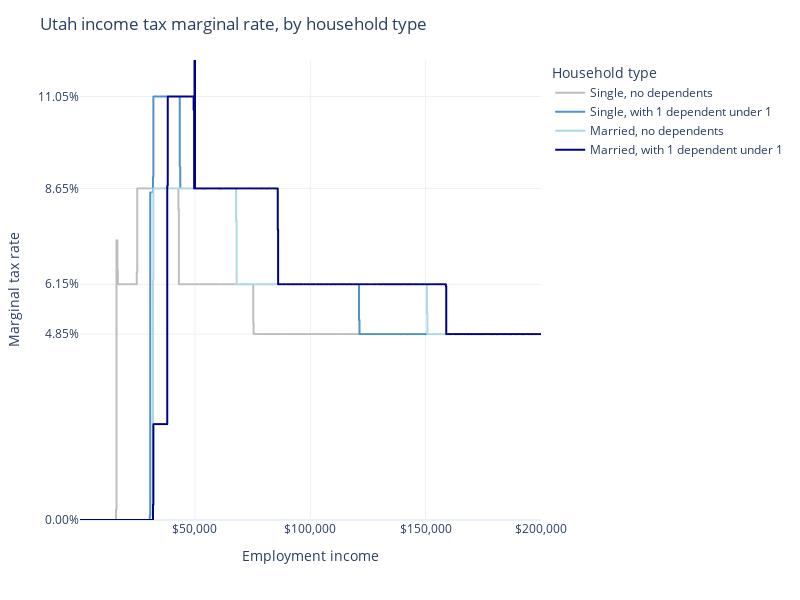

Notebook code cell kept with this figure:
### Markdown cell above
## Marginal tax rates

### Code cell
df = pd.concat(
    [
        pd.DataFrame(
            {
                "Employment income": employment_income[1:],
                "New Hampshire income tax MTR": (
                    (
                        simulation.calculate("nh_income_tax")[1:]
                        - simulation.calculate("nh_income_tax")[:-1]
                    )
                    / (employment_income[1:] - employment_income[:-1])
                ),
                "Household type": household_type,
            }
        )
        for simulation, household_type in [
            (single_no_dependents, "Single, no dependents"),
            (single_with_dependents, "Single, with 1 dependent under 1"),
            (married_no_dependents, "Married, no dependents"),
            (married_with_dependents, "Married, with 1 dependent under 1"),
        ]
    ]
)

fig = px.line(
    df,
    x="Employment income",
    y="Utah income tax MTR",
    color="Household type",
    color_discrete_map={
        "Single, no dependents": GRAY,
        "Single, with 1 dependent under 1": BLUE,
        "Married, no dependents": LIGHT_BLUE,
        "Married, with 1 dependent under 1": DARK_BLUE,
    },
    template="plotly_white",
    line_shape="vh",
).update_layout(
    title="Utah income tax marginal rate, by household type",
    xaxis_title="Employment income",
    yaxis_title="Marginal tax rate",
    xaxis_tickformat="$,.0f",
    yaxis_tickformat=".2%",
    width=800,
    height=600,
    yaxis_range=[0, 0.12],
)
# The y axis should only have markers for 0, 4.85 and 6.15 percent
fig.update_yaxes(tickvals=[0, 0.0485, 0.0615, 0.0865, 0.1105])

### Figure 1 — Plotly figure (JSON) as saved in the notebook; plotly's stock layout.template omitted (floating-point values rounded to 4 significant figures; data arrays with more than 128 entries replaced by an {"elided": "..."} marker saying what was removed)
{"data": [{"hovertemplate": "Household type=Single, no dependents<br>Employment income=%{x}<br>Utah income tax MTR=%{y}<extra></extra>", "legendgroup": "Single, no dependents", "line": {"color": "#BDBDBD", "dash": "solid", "shape": "vh"}, "marker": {"symbol": "circle"}, "mode": "lines", "name": "Single, no dependents", "showlegend": true, "type": "scattergl", "x": {"elided": "999 float values"}, "xaxis": "x", "y": {"elided": "999 float values"}, "yaxis": "y"}, {"hovertemplate": "Household type=Single, with 1 dependent under 1<br>Employment income=%{x}<br>Utah income tax MTR=%{y}<extra></extra>", "legendgroup": "Single, with 1 dependent under 1", "line": {"color": "#5091cc", "dash": "solid", "shape": "vh"}, "marker": {"symbol": "circle"}, "mode": "lines", "name": "Single, with 1 dependent under 1", "showlegend": true, "type": "scattergl", "x": {"elided": "999 float values"}, "xaxis": "x", "y": {"elided": "999 float values"}, "yaxis": "y"}, {"hovertemplate": "Household type=Married, no dependents<br>Employment income=%{x}<br>Utah income tax MTR=%{y}<extra></extra>", "legendgroup": "Married, no dependents", "line": {"color": "lightblue", "dash": "solid", "shape": "vh"}, "marker": {"symbol": "circle"}, "mode": "lines", "name": "Married, no dependents", "showlegend": true, "type": "scattergl", "x": {"elided": "999 float values"}, "xaxis": "x", "y": {"elided": "999 float values"}, "yaxis": "y"}, {"hovertemplate": "Household type=Married, with 1 dependent under 1<br>Employment income=%{x}<br>Utah income tax MTR=%{y}<extra></extra>", "legendgroup": "Married, with 1 dependent under 1", "line": {"color": "darkblue", "dash": "solid", "shape": "vh"}, "marker": {"symbol": "circle"}, "mode": "lines", "name": "Married, with 1 dependent under 1", "showlegend": true, "type": "scattergl", "x": {"elided": "999 float values"}, "xaxis": "x", "y": {"elided": "999 float values"}, "yaxis": "y"}], "layout": {"height": 600, "legend": {"title": {"text": "Household type"}, "tracegroupgap": 0}, "margin": {"t": 60}, "title": {"text": "Utah income tax marginal rate, by household type"}, "width": 800, "xaxis": {"anchor": "y", "domain": [0, 1], "tickformat": "$,.0f", "title": {"text": "Employment income"}}, "yaxis": {"anchor": "x", "domain": [0, 1], "range": [0, 0.12], "tickformat": ".2%", "tickvals": [0, 0.0485, 0.0615, 0.0865, 0.1105], "title": {"text": "Marginal tax rate"}}}}
